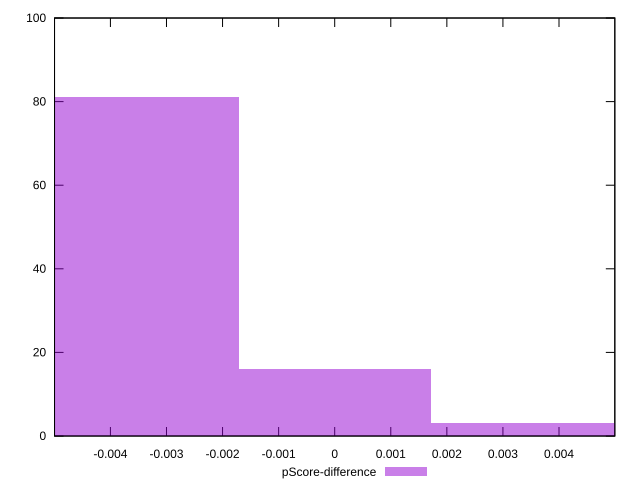

Write the gnuplot code that produced this figure.
reset

$pScoreDifference <<EOF
0 16
-0.00342710863106031 81
0.00342710863106031 3
EOF

set key outside below
set boxwidth 0.00342710863106031
set xrange [-0.004996468106923604:0.0049955059118846346]
set yrange [0:100]
set trange [0:100]
set style fill transparent solid 0.5 noborder
set terminal svg size 640, 490 enhanced background rgb 'white'
set output "reports/report_00033_2021-03-01T14-23-16.841Z/largest-contentful-paint/samples/astro-inner/pScore-difference/histogram.svg"

plot $pScoreDifference title "pScore-difference" with boxes

reset
